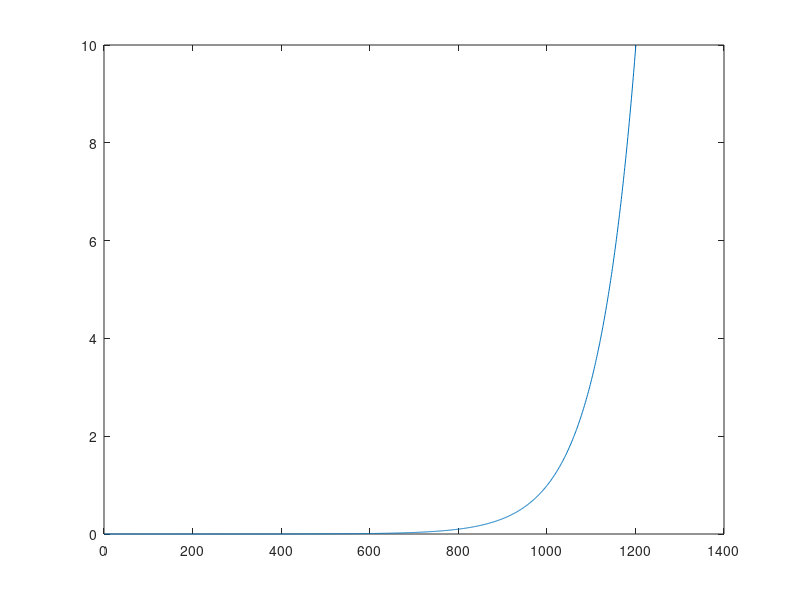

Write the MATLAB code that produced this figure. (Note: this script raises an error after producing the figure.)
threshold_dB = 9;
ratio = Inf;
kneeWidth_dB = 6;

if 1
    x_dB = -100:0.1:20;
    x = 10 .^ (x_dB / 20);
    plot(x);
    
    [y, gain, y_dB] = softlimit(x, threshold_dB, ratio, kneeWidth_dB);

    plot(x_dB, y_dB);
else
    x = 0:0.001:4;
    y = 4 * sin(2 * pi * x);
    [y2, gain, y_dB]= softlimit(y, threshold_dB, ratio, kneeWidth_dB);
    plot(x, y, x, y2);
%     figure
%     plot(y_dB);
end

% figure
% y = audioread('No1_S02_16kHz.wav');
% [y2, gain, y_dB]= softlimit(y, threshold_dB, ratio, kneeWidth_dB);
% plot(y,'b');
% hold on 
% plot(y2,'r');
% hold off
% 
% figure
% plot(20 * log10(abs(y)));